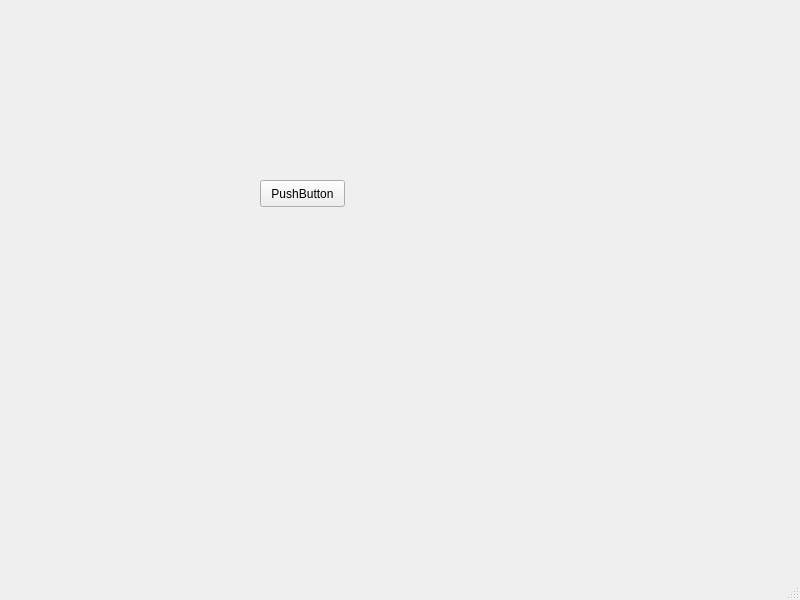
<?xml version="1.0" encoding="UTF-8"?>
<ui version="4.0">
 <class>MainWindow</class>
 <widget class="QMainWindow" name="MainWindow">
  <property name="geometry">
   <rect>
    <x>0</x>
    <y>0</y>
    <width>800</width>
    <height>600</height>
   </rect>
  </property>
  <property name="windowTitle">
   <string>MainWindow</string>
  </property>
  <widget class="QWidget" name="centralwidget">
   <widget class="QPushButton" name="runButton">
    <property name="geometry">
     <rect>
      <x>260</x>
      <y>180</y>
      <width>85</width>
      <height>27</height>
     </rect>
    </property>
    <property name="text">
     <string>PushButton</string>
    </property>
   </widget>
  </widget>
  <widget class="QMenuBar" name="menubar">
   <property name="geometry">
    <rect>
     <x>0</x>
     <y>0</y>
     <width>800</width>
     <height>21</height>
    </rect>
   </property>
  </widget>
  <widget class="QStatusBar" name="statusbar"/>
 </widget>
 <resources/>
 <connections/>
</ui>
